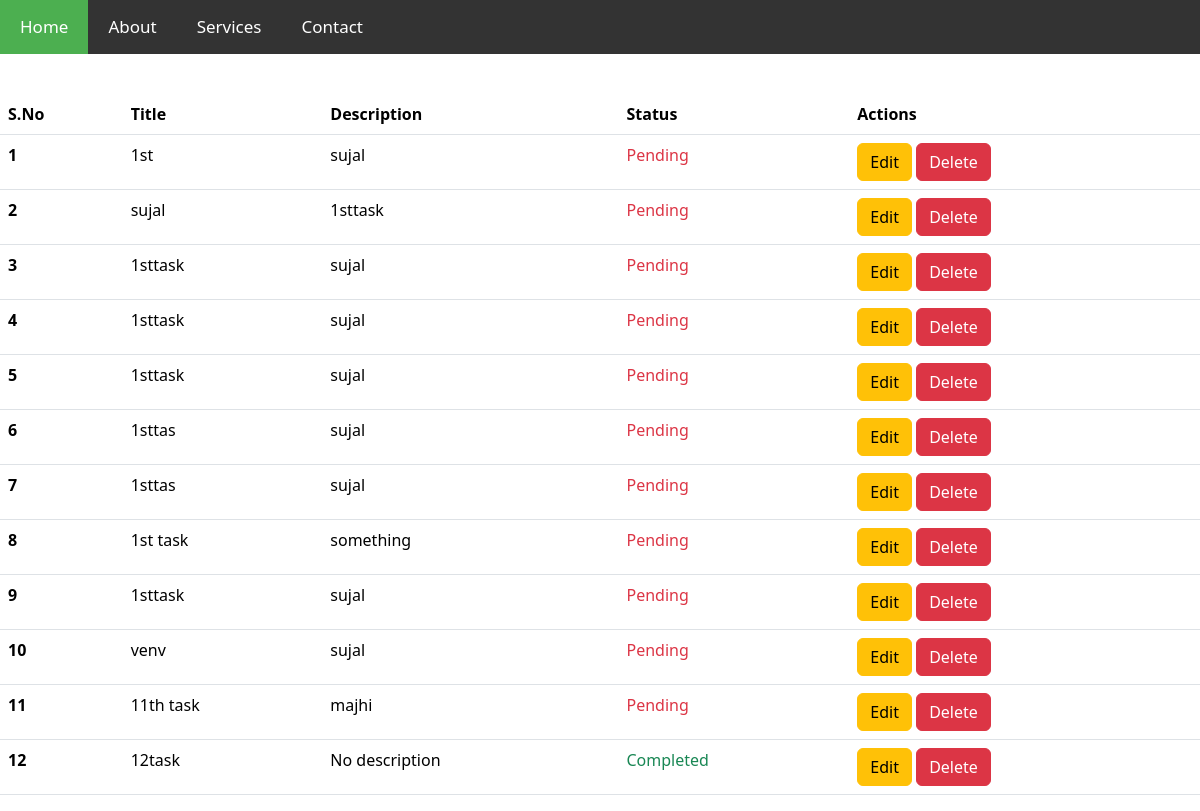
Before: /task/task/ with the older database file.
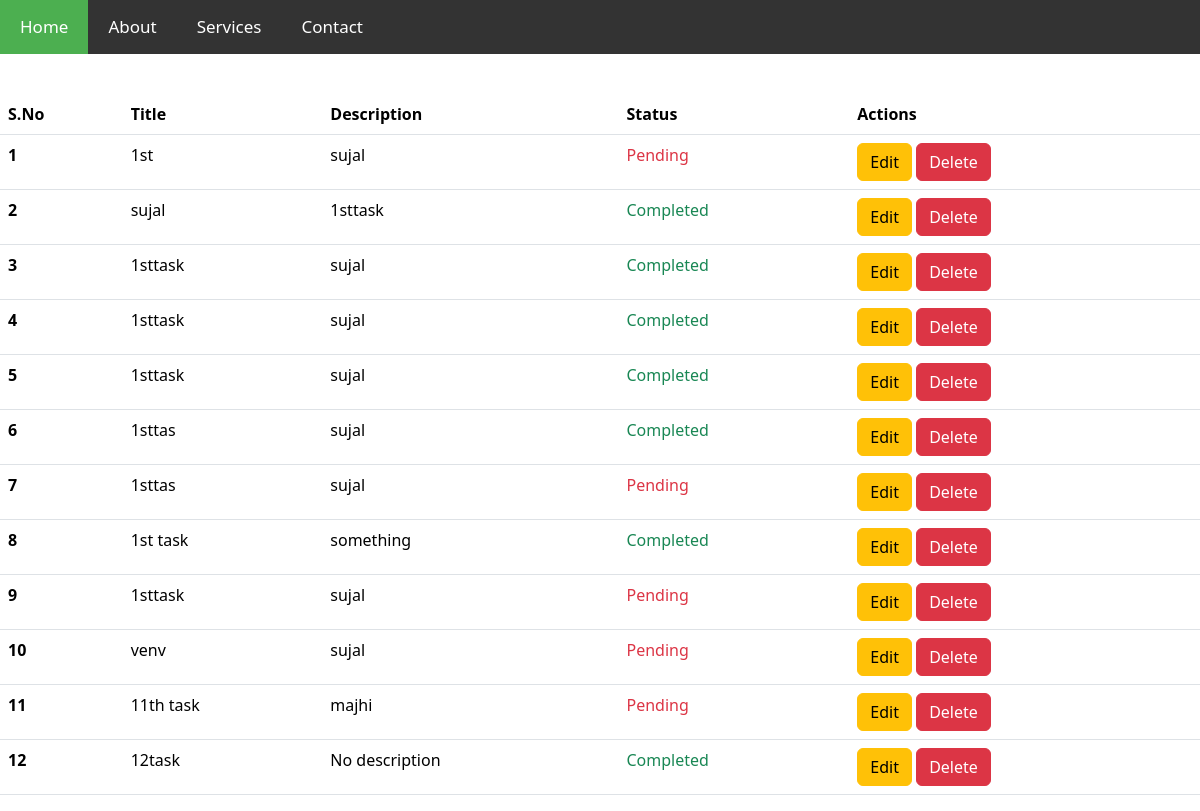
After: the same page with the newer database file.
### todolist/models.py (models this page shows)
class todolist(models.Model):
    Title=models.CharField(max_length=10)
    Description = models.CharField(max_length=255, default="No description")
    status=models.BooleanField(default=False)
    time_of_completion=models.DateTimeField(null=True,blank=True)
    created_at=models.DateTimeField(auto_now_add=True)

### todolist/views.py (the view)
# urls.py: path('task/',include('todolist.urls')),
def task(request):
    tasks = todolist.objects.all()  # Get all tasks from the database
    context = {"tasks": tasks}  # Pass the tasks to the template
    return render(request, 'task.html', context)

### templates/task.html (shortened to what this page needs)
{% extends "base.html" %}
{% block body %}
<table class="table">
    <thead>
        <tr>
            <th scope="col">S.No</th>
            <th scope="col">Title</th>
            <th scope="col">Description</th>
            <th scope="col">Status</th>
            <th scope="col">Actions</th>
        </tr>
    </thead>
    <tbody>
        {% for task in tasks %}
        <tr>
            <th scope="row">{{ forloop.counter }}</th>
            <td>{{ task.Title }}</td>
            <td>{{ task.Description }}</td>
            <td>
                {% if task.status %}
                <span class="text-success">Completed</span>
                {% else %}
                <span class="text-danger">Pending</span>
                {% endif %}
            </td>
            <td>
                <a href="{% url 'edit_task' pk=task.pk %}" class="btn btn-warning">Edit</a>
                <a href="{% url 'delete_task' pk=task.pk %}" class="btn btn-danger" onclick="return confirm('Are you sure you want to delete this task?')">Delete</a>
            </td>
        </tr>
        {% endfor %}
    </tbody>
</table>
{% endblock %}

### templates/base.html (shortened to what this page needs)
<!DOCTYPE html>
<html lang="en">
<head>
    <link href="https://cdn.jsdelivr.net/npm/bootstrap@5.3.3/dist/css/bootstrap.min.css" rel="stylesheet">
</head>
</head>
<body>
    <!DOCTYPE html>
<html lang="en">
<head>
</head>
<body>
    <nav>
        <a href="#home" class="active">Home</a>
        <a href="#about">About</a>
        <a href="#services">Services</a>
        <a href="#contact">Contact</a>
    </nav>
    <div style="padding:20px;">
    </div>
</body>
</html>
    {% block body %}
    {% endblock %}
</body>
</html>

### templates/base.html (style rules this page uses)
body, margin, padding { margin: 0; padding: 0; box-sizing: border-box; }
nav { background-color: #333; overflow: hidden; }
nav a { float: left; display: block; color: white; text-align: center; padding: 14px 20px; text-decoration: none; font-size: 17px; }
nav a.active { background-color: #4CAF50; color: white; }
nav::after { content: ""; clear: both; display: table; }

Changed rows visible on the page:
changed todolist (number 2 of 12 on the later page): status "Pending" → "Completed"
changed todolist (number 3 of 12 on the later page): status "Pending" → "Completed"
changed todolist (number 4 of 12 on the later page): status "Pending" → "Completed"
changed todolist (number 5 of 12 on the later page): status "Pending" → "Completed"
changed todolist (number 6 of 12 on the later page): status "Pending" → "Completed"
changed todolist "1st task": status "Pending" → "Completed"
